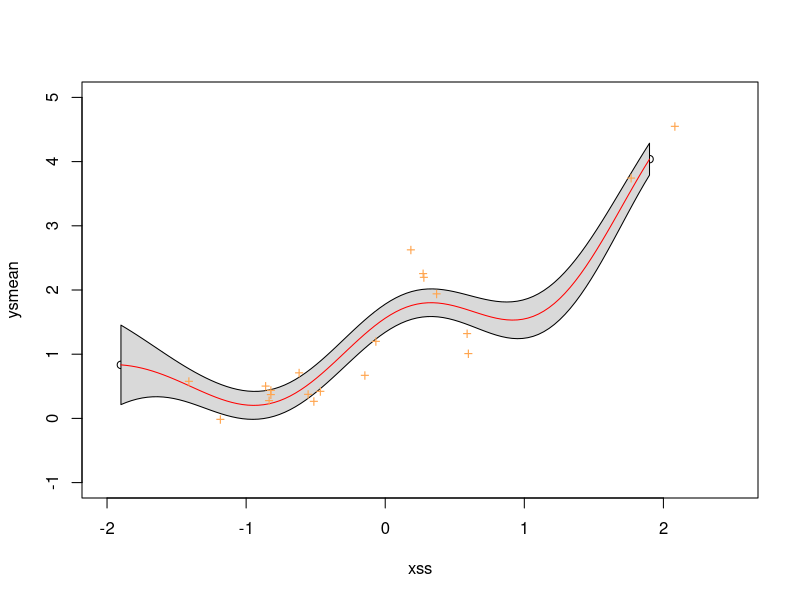

This figure's R source:
# algorithm 2.1 in Rasmussen's book Gaussian Processes for Machine Learning
# input: X, y, k, s2, xs

# read rawdata generated by gpml-matlab-v3.6-2015-07-07/doc/index.html
data <- read.csv("gprdata.csv", header = TRUE, sep = ",")
X <- data$x
y <- data$y
n <- 20

# fit a simple gpr with default cov function and hyper parameters
# hyper for cov
l <- 1
sigmaf <- 1
# hyper for likli
s2 <- 0.1^2
# test data
xss <- seq(-1.9, 1.9, len = 101)

# cov functions square exponential
cov <- function(X, Y) {
  SE <- function(xi, xj) sigmaf ^ 2 * exp(-0.5 * (xi - xj) ^ 2 / l ^ 2)
  outer(X, Y, SE)
}

# line 2 in algorithm 2.1
# in R, chol calcs a higher triangular instead of a lower in the book
L <- t(chol(cov(X, X) + s2 * diag(n)))
# line 3 in algorithm 2.1
alpha <- solve(t(L), solve(L, y))

# line 4 to 6 in algorithm 2.1, repeat for each xs

CalcMean <- function(xs) crossprod(cov(X, xs), alpha)
CalcV <- function(xs) cov(xs, xs) - crossprod(solve(L, cov(X, xs)))
fsmean <- sapply(xss, FUN = CalcMean)
fsv <- sapply(xss, FUN = CalcV)

# line 7, compute negativce log margical likelihood
logmarg <- -0.5 * crossprod(y, alpha) - sum(log(diag(L)))- n / 2 * log(2 * pi)

# output
ysmean <- fsmean
ysv <- fsv + s2
logmarg

# plotting
predlb <- ysmean - 2 * sqrt(ysv)
predub <- ysmean + 2 * sqrt(ysv)

# a plot that resembles one produced by Matlab gpml package
windows()
plot(xss, ysmean, xlim = c(-2, 2.5), ylim = c(-1, 5))
polygon(c(xss, rev(xss)), c(predub, rev(predlb)), col = "gray85")
lines(xss, ysmean, col = "red")
points(X, y, pch = "+", col = "tan1")
